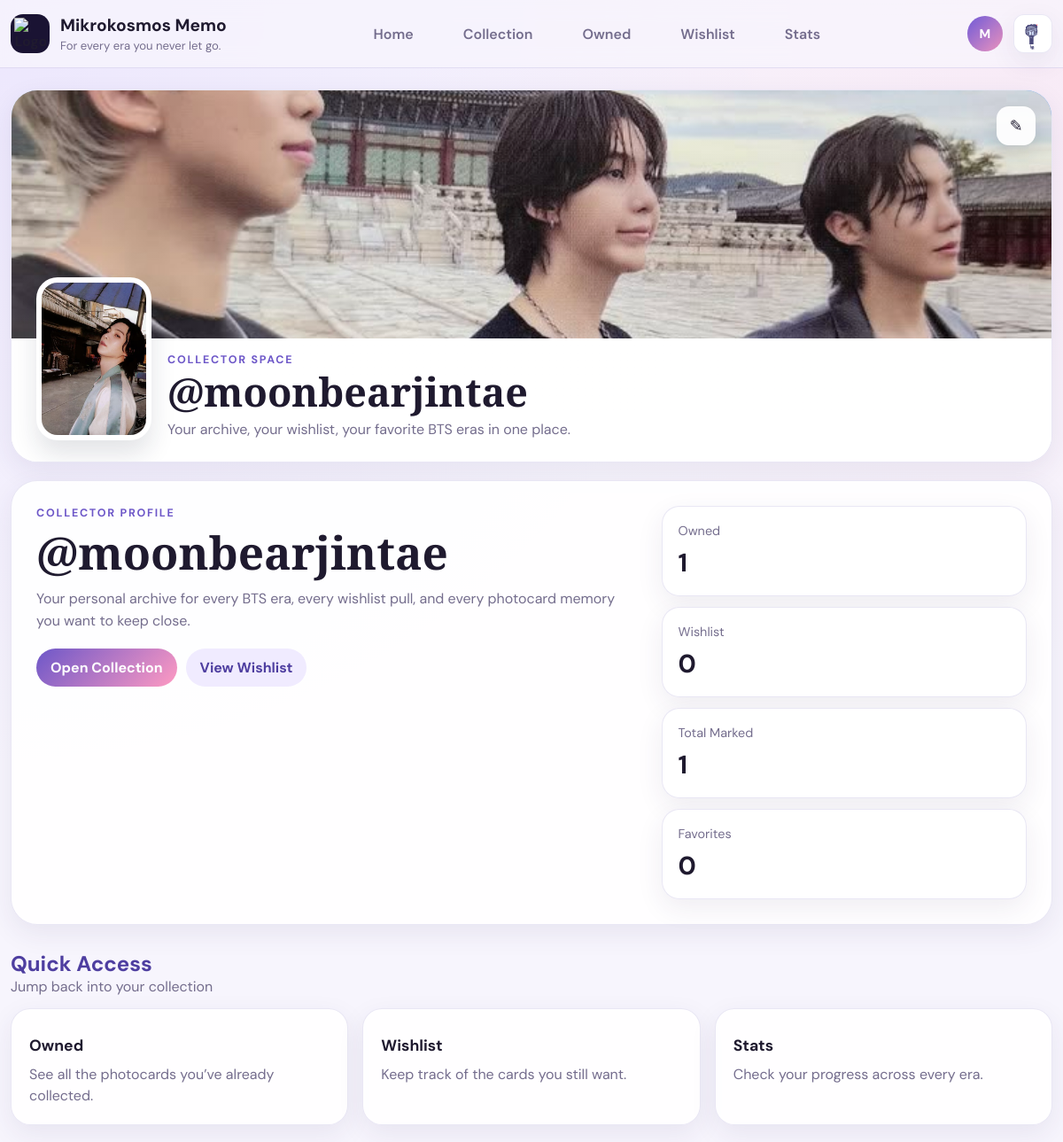
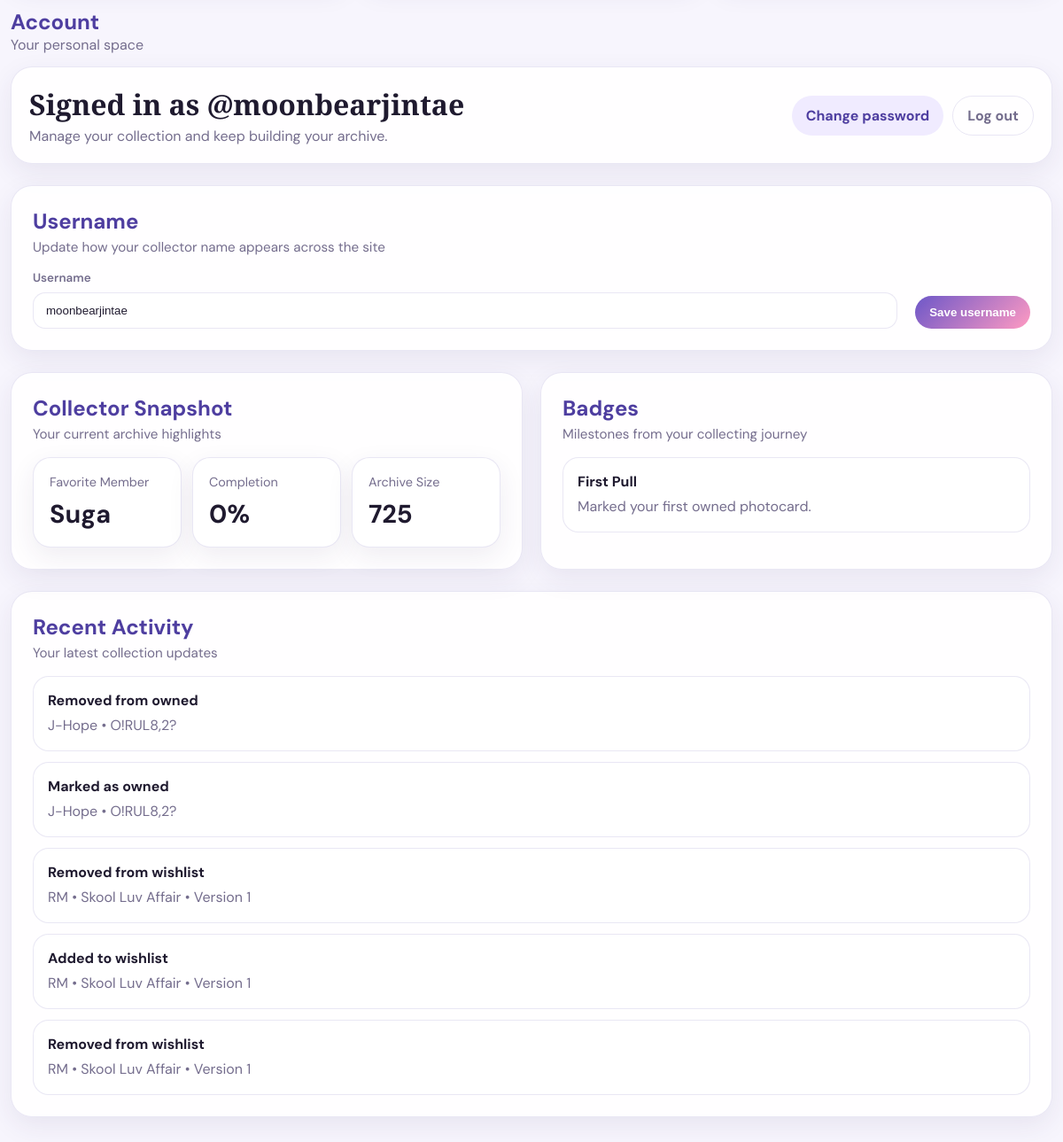
/accounts/profile/ (signed in), run on the app's committed database (2 pictures, top to bottom).
### collection/models.py (models this page shows, shortened)
class Card(models.Model):
    card_id = models.CharField(max_length=120, unique=True)
    era = models.CharField(max_length=200)
    version = models.CharField(max_length=120, blank=True, default="")
    member = models.CharField(max_length=60)
    image = models.CharField(max_length=255, blank=True, default="")
    image_upload = models.URLField(blank=True, default="")
    image_upload_public_id = models.CharField(max_length=255, blank=True, default="")
    card_type = models.CharField(max_length=20, blank=True, default="")
    is_active = models.BooleanField(default=True)
    created_at = models.DateTimeField(auto_now_add=True)
    updated_at = models.DateTimeField(auto_now=True)
    class Meta:
        ordering = ["era", "member", "version", "card_id"]

### users/views.py (the view, shortened to what this page needs)
# urls.py: path("profile/", profile, name="profile"),
@login_required
def profile(request):
    username_form = UsernameUpdateForm(instance=request.user)
    if request.method == "POST":
        username_form = UsernameUpdateForm(request.POST, instance=request.user)
        if username_form.is_valid():
            username_form.save()
            return redirect("profile")
    record = CollectionState.objects.filter(user=request.user).first()
    profile_record = _get_or_create_user_profile(request.user)
    state = record.state if record else {}
    owned_count = len((state or {}).get("owned", {}))
    wishlist_count = len((state or {}).get("wishlist", {}))
    favorites_count = len((state or {}).get("favorites", {}))
    total_cards = Card.objects.filter(is_active=True).count()
    completion_pct = round((owned_count / total_cards) * 100) if total_cards else 0
    owned_ids = set((state or {}).get("owned", {}).keys())
    favorite_ids = set((state or {}).get("favorites", {}).keys())
    owned_cards = Card.objects.filter(is_active=True, card_id__in=owned_ids).values("member")
    favorite_cards = Card.objects.filter(is_active=True, card_id__in=favorite_ids).values("member")
    favorite_member_counter = Counter(card["member"] for card in favorite_cards)
    if not favorite_member_counter:
        favorite_member_counter = Counter(card["member"] for card in owned_cards)
    favorite_member = (
        favorite_member_counter.most_common(1)[0][0] if favorite_member_counter else "None yet"
    )
    activity_items = []
    for entry in (state or {}).get("activity", [])[:5]:
        if not isinstance(entry, dict):
            continue
        activity_items.append(
            {
                "label": entry.get("label") or entry.get("action", "Updated collection"),
                "member": entry.get("member", ""),
                "era": entry.get("era", ""),
                "version": entry.get("version", ""),
                "timestamp": entry.get("at", ""),
            }
        )
    badges = []
    if owned_count >= 1:
        badges.append({"title": "First Pull", "description": "Marked your first owned photocard."})
    if favorites_count >= 3:
        badges.append({"title": "Bias Line", "description": "Saved at least 3 favorite cards."})
    if wishlist_count >= 10:
        badges.append({"title": "Manifesting", "description": "Built a wishlist of 10 or more cards."})
    if completion_pct >= 25:
        badges.append({"title": "Quarter Complete", "description": "Reached 25% collection completion."})
    if completion_pct >= 50:
        badges.append({"title": "Halfway There", "description": "Reached 50% collection completion."})
    if completion_pct >= 100 and total_cards:
        badges.append({"title": "Archive Complete", "description": "Completed the active photocard archive."})
    context = {
        "owned_count": owned_count,
        "wishlist_count": wishlist_count,
        "total_marked": owned_count + wishlist_count,
        "favorites_count": favorites_count,
        "total_cards": total_cards,
        "completion_pct": completion_pct,
        "favorite_member": favorite_member,
        "recent_activity": activity_items,
        "badges": badges,
        "username_form": username_form,
        "profile_photo_url": _build_media_url(request, profile_record.photo, profile_record),
        "header_photo_url": _build_media_url(request, profile_record.header_photo, profile_record),
    }
    return render(request, "profile.html", context)

### users/forms.py
class UsernameUpdateForm(forms.ModelForm):
    class Meta:
        model = get_user_model()
        fields = ("username",)
    def __init__(self, *args, **kwargs):
        super().__init__(*args, **kwargs)
        self.fields["username"].widget.attrs.update(
            {
                "class": "text-input",
                "placeholder": "Choose your collector username",
            }
        )

### users/views.py (called while the page is built)
def _get_or_create_user_profile(user):
    profile, _ = UserProfile.objects.get_or_create(user=user)
    return profile

def _build_media_url(request, file_field, profile=None):
    if not file_field:
        return ""
    absolute_url = (
        file_field
        if str(file_field).startswith(("http://", "https://"))
        else request.build_absolute_uri(str(file_field))
    )
    if not profile or not profile.updated_at:
        return absolute_url
    version = int(profile.updated_at.timestamp())
    separator = "&" if "?" in absolute_url else "?"
    return f"{absolute_url}{separator}v={version}"

### templates/profile.html (shortened to what this page needs)
{% load static %}
<!DOCTYPE html>
<html lang="en">
<head>
  <link rel="stylesheet" href="{% static 'css/style.css' %}" />
</head>
<body data-page="profile">
  <header class="site-header">
    <div class="container header-inner">
      <div class="brand">
        <div class="brand-mark">
          <img src="{% static 'images/icon.png' %}" alt="Logo">
        </div>
        <div>
          <h1>Mikrokosmos Memo</h1>
          <p>For every era you never let go.</p>
        </div>
      </div>
      <nav class="top-nav">
        <a href="{% url 'home' %}">Home</a>
        <a href="{% url 'collection' %}">Collection</a>
        <a href="{% url 'owned' %}">Owned</a>
        <a href="{% url 'wishlist' %}">Wishlist</a>
        <a href="{% url 'stats' %}">Stats</a>
      </nav>
      <div class="nav-right">
        <a href="{% url 'profile' %}" class="profile-icon">
          {{ request.user.username|slice:":1"|upper }}
        </a>
        <button id="themeToggle" class="icon-btn theme-toggle" aria-label="Toggle theme">
          <img id="themeToggleIcon" src="{% static 'images/lightstick_off.png' %}" alt="Theme toggle icon">
        </button>
      </div>
    </div>
  </header>
  <main class="container page">
    <section class="profile-banner card-surface">
      <div class="profile-banner-cover">
        <img id="profileHeaderImage" src="{% if header_photo_url %}{{ header_photo_url }}{% else %}{% static 'images/icon.png' %}{% endif %}" alt="Header image">
        <button type="button" id="headerPhotoTrigger" class="profile-edit-btn profile-edit-btn-header" aria-label="Change header photo">✎</button>
      </div>
      <div class="profile-banner-bottom">
        <div class="profile-banner-avatar">
          <img id="profileBannerAvatarImage" src="{% if profile_photo_url %}{{ profile_photo_url }}{% else %}{% static 'images/proof-collector-wv-v.jpeg' %}{% endif %}" alt="Profile feature card">
        </div>
        <div class="profile-banner-copy">
          <p class="eyebrow">Collector Space</p>
          <h2>@{{ request.user.username }}</h2>
          <p>Your archive, your wishlist, your favorite BTS eras in one place.</p>
        </div>
      </div>
    </section>
    <section class="hero hero-home">
      <div class="hero-copy">
        <p class="eyebrow">Collector Profile</p>
        <h2>@{{ request.user.username }}</h2>
        <p class="hero-text">
          Your personal archive for every BTS era, every wishlist pull, and every photocard memory you want to keep close.
        </p>
        <div class="hero-actions">
          <a class="btn btn-primary" href="{% url 'collection' %}">Open Collection</a>
          <a class="btn btn-secondary" href="{% url 'wishlist' %}">View Wishlist</a>
        </div>
      </div>
      <div class="hero-stats">
        <div class="mini-stat">
          <span>Owned</span>
          <strong>{{ owned_count }}</strong>
        </div>
        <div class="mini-stat">
          <span>Wishlist</span>
          <strong>{{ wishlist_count }}</strong>
        </div>
        <div class="mini-stat">
          <span>Total Marked</span>
          <strong>{{ total_marked }}</strong>
        </div>
        <div class="mini-stat">
          <span>Favorites</span>
          <strong>{{ favorites_count }}</strong>
        </div>
      </div>
    </section>
    <section class="section-heading">
      <div>
        <h3>Quick Access</h3>
        <p>Jump back into your collection</p>
      </div>
    </section>
    <section class="quick-grid">
      <a href="{% url 'owned' %}" class="quick-card">
        <h4>Owned</h4>
        <p>See all the photocards you’ve already collected.</p>
      </a>
      <a href="{% url 'wishlist' %}" class="quick-card">
        <h4>Wishlist</h4>
        <p>Keep track of the cards you still want.</p>
      </a>
      <a href="{% url 'stats' %}" class="quick-card">
        <h4>Stats</h4>
        <p>Check your progress across every era.</p>
      </a>
    </section>
    <section class="section-heading">
      <div>
        <h3>Account</h3>
        <p>Your personal space</p>
      </div>
    </section>
    <section class="page-top card-surface profile-header">
      <div>
        <h2>Signed in as @{{ request.user.username }}</h2>
        <p>Manage your collection and keep building your archive.</p>
      </div>
      <div class="profile-actions">
        <a href="#" class="btn btn-secondary">Change password</a>
        <a href="{% url 'logout' %}" class="btn btn-ghost">Log out</a>
      </div>
    </section>
    <section class="card-surface profile-panel">
      <div class="section-heading compact">
        <div>
          <h3>Username</h3>
          <p>Update how your collector name appears across the site</p>
        </div>
      </div>
      <form method="post" class="profile-username-form">
        <div class="profile-username-field">
          <label for="{{ username_form.username.id_for_label }}" class="filter-label">Username</label>
          {{ username_form.username }}
        </div>
        <button type="submit" class="btn btn-primary">Save username</button>
      </form>
    </section>
    <section class="profile-grid">
      <article class="card-surface profile-panel">
        <div class="section-heading compact">
          <div>
            <h3>Collector Snapshot</h3>
            <p>Your current archive highlights</p>
          </div>
        </div>
        <div class="profile-summary-grid">
          <div class="mini-stat mini-stat-light">
            <span>Favorite Member</span>
            <strong>{{ favorite_member }}</strong>
          </div>
          <div class="mini-stat mini-stat-light">
            <span>Completion</span>
            <strong>{{ completion_pct }}%</strong>
          </div>
          <div class="mini-stat mini-stat-light">
            <span>Archive Size</span>
            <strong>{{ total_cards }}</strong>
          </div>
        </div>
      </article>
      <article class="card-surface profile-panel">
        <div class="section-heading compact">
          <div>
            <h3>Badges</h3>
            <p>Milestones from your collecting journey</p>
          </div>
        </div>
        <div class="badge-list">
          {% for badge in badges %}
            <div class="profile-badge">
              <strong>{{ badge.title }}</strong>
              <p>{{ badge.description }}</p>
            </div>
          {% endfor %}
        </div>
      </article>
    </section>
    <section class="card-surface profile-panel">
      <div class="section-heading compact">
        <div>
          <h3>Recent Activity</h3>
          <p>Your latest collection updates</p>
        </div>
      </div>
      {% if recent_activity %}
        <div class="activity-list">
          {% for item in recent_activity %}
            <article class="activity-item">
              <strong>{{ item.label }}</strong>
              <p>
                {% if item.member %}{{ item.member }}{% endif %}
                {% if item.era %} • {{ item.era }}{% endif %}
                {% if item.version %} • {{ item.version }}{% endif %}
              </p>
            </article>
          {% endfor %}
        </div>
      {% else %}
        <div class="empty-state">
          <h3>No recent activity yet</h3>
          <p>Start marking cards in your collection and your latest updates will show here.</p>
        </div>
      {% endif %}
    </section>
  </main>
</body>
</html>

### data on the page
Card: label "Removed from owned", member "J-Hope", era "O!RUL8,2?", label "Marked as owned"

### other printed values
{{ request.user.username|slice:":1"|upper }} "M"
{{ request.user.username }} "moonbearjintae"
{{ owned_count }} "1"
{{ wishlist_count }} "0"
{{ total_marked }} "1"
{{ favorites_count }} "0"
{{ favorite_member }} "Suga"
{{ completion_pct }} "0"
{{ total_cards }} "725"
{{ badge.title }} "First Pull"
{{ badge.description }} "Marked your first owned photocard."
{{ item.label }} "Removed from wishlist" "Added to wishlist" "Removed from wishlist"
{{ item.member }} "RM" "RM" "RM"
{{ item.era }} "Skool Luv Affair" "Skool Luv Affair" "Skool Luv Affair"
{{ item.version }} "Version 1" "Version 1" "Version 1"
